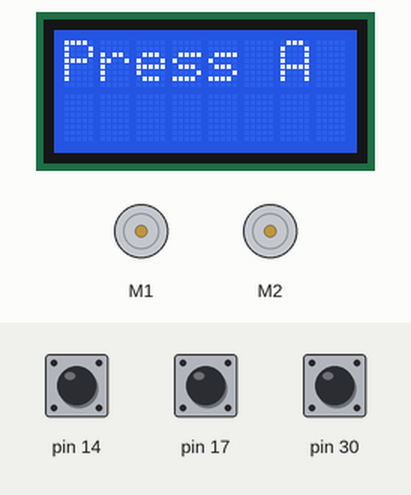
Simulated run of this sketch. Board: Arduino Leonardo, built with avr-gcc and run on an emulated ATmega32U4. Parts: 8×2 character LCD, 2 × DC motor (green arrow = forward, orange = backward, longer = faster). The test bench sets the inputs (shaded band); at power-on: pin 14 HIGH, pin 17 HIGH, pin 30 HIGH.

Above: at 0.8 s.
0.9 s: pin 14 pulled LOW for 0.15 s
At 1.6 s:
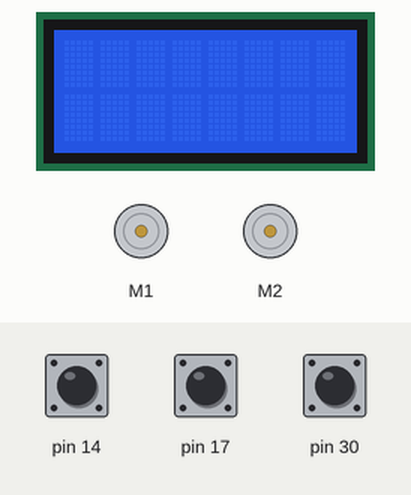
2.5 s: pin 17 pulled LOW for 0.15 s
4.1 s: pin 30 pulled LOW for 0.15 s
At 4.4 s:
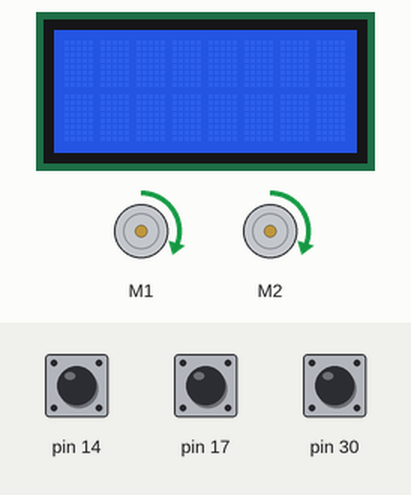
5.7 s: pin 17 pulled LOW for 1 s
At 6.8 s:
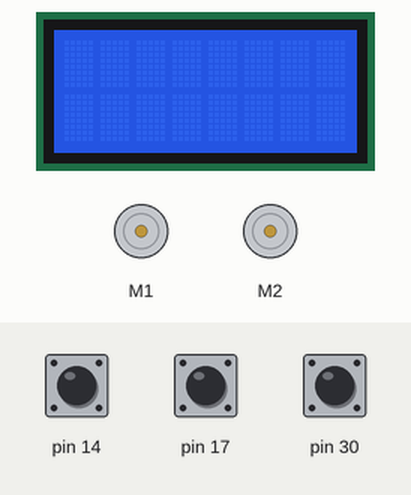
8.2 s: pin 30 pulled LOW for 1 s
At 8.7 s:
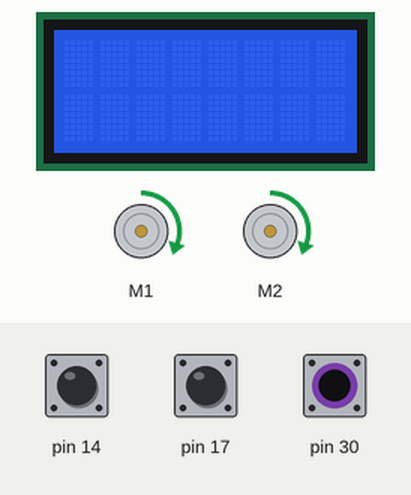
10.7 s: pin 17 driven LOW and pin 30 driven LOW
At 11.8 s:
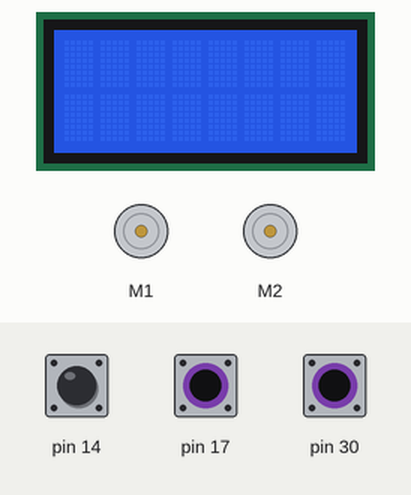
Timing chart, 0 to 61.2 s (numbered marks = the images above; inputs shaded):
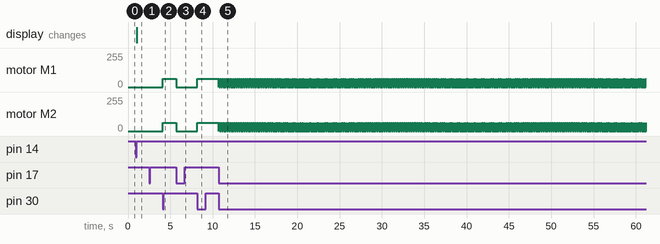

The sketch:

mech02.ino
```cpp
// モーター動作のサンプルプログラム1　
#include <Zumo32U4.h>
#define MaxSpeed 100      // モーターの最大速度

Zumo32U4Motors  motors;   // モーターのオブジェクト変数
Zumo32U4ButtonA buttonA;  // ボタンAのオブジェクト変数
Zumo32U4ButtonB buttonB;  // ボタンBのオブジェクト変数
Zumo32U4ButtonC buttonC;  // ボタンCのオブジェクト変数
Zumo32U4LCD lcd;          // LCDのオブジェクト変数

int buttonB_state = 0;    // ボタンBの状態
int buttonC_state = 0;    // ボタンCの状態

void setup(){
  lcd.clear();
  lcd.print(F("Press A"));
  buttonA.waitForButton();
  lcd.clear();
}

void loop(){
  // ボタンBを押すと前進
  buttonB_state = buttonB.isPressed();
  if(buttonB_state == 1){
    motors.setSpeeds(MaxSpeed, MaxSpeed);
  }
  // ボタンCを押すと停止
  buttonC_state = buttonC.isPressed();
  if(buttonC_state == 1){
    motors.setSpeeds(0, 0);
  }
}
```

Measured:
- after the input at 0.9 s, the display: changes after 0.16 s (image 1)
- after the input at 4.1 s, motor M1, motor M2: stopped → forward 63/255 at once
- after the input at 5.7 s, motor M1, motor M2: forward 63/255 → stopped at once
- after the input at 8.2 s, motor M1, motor M2: stopped → forward 63/255 at once
- after the input at 10.7 s, motor M1, motor M2: forward 63/255 → stopped at once, then moves between stopped and forward 63/255, repeating every 1.8 s
